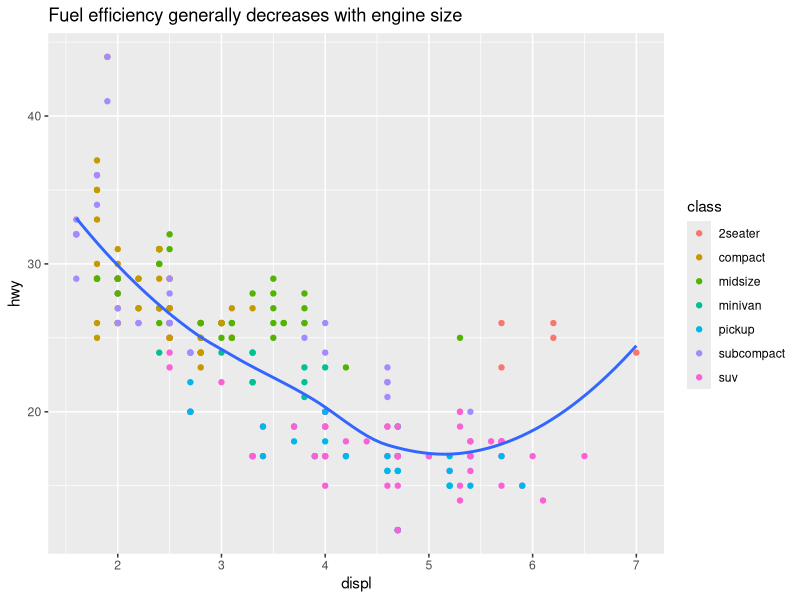
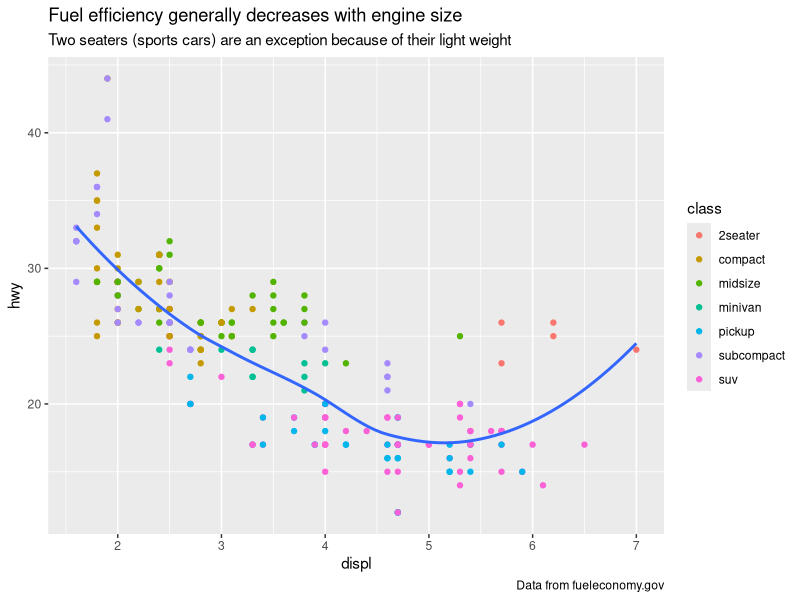
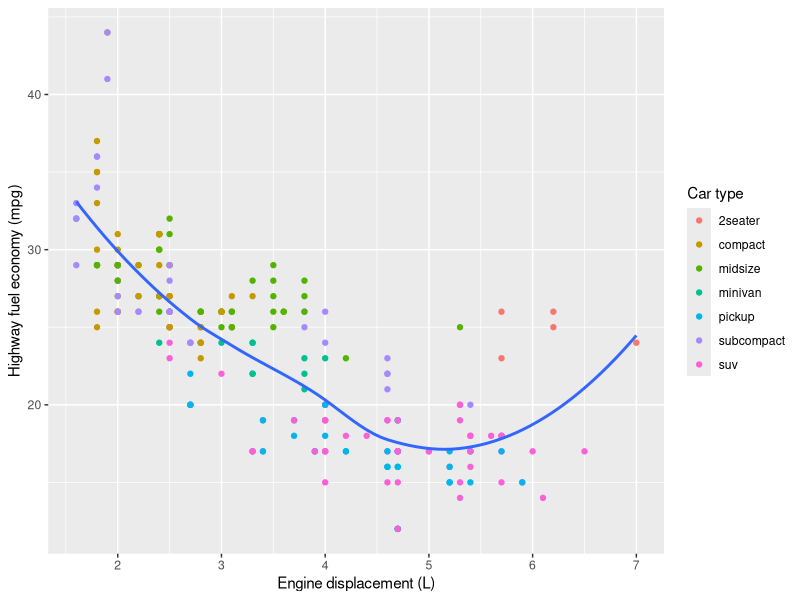
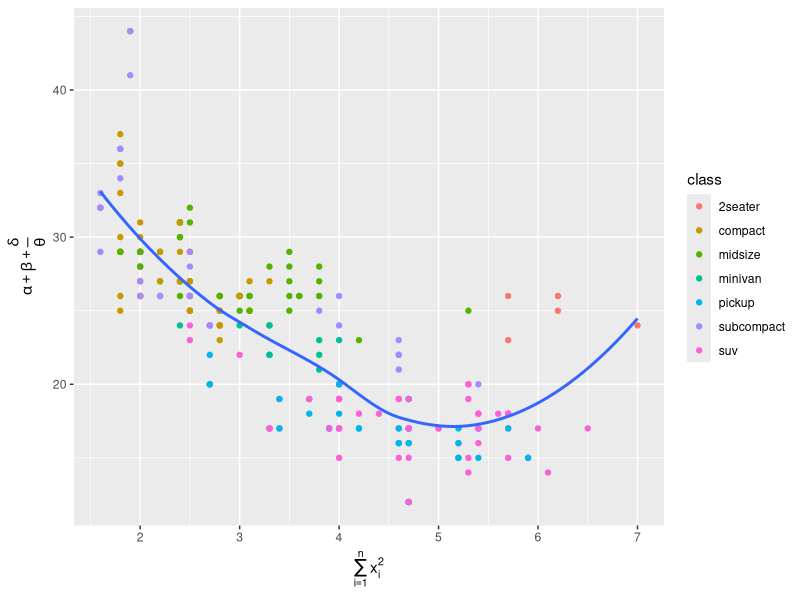
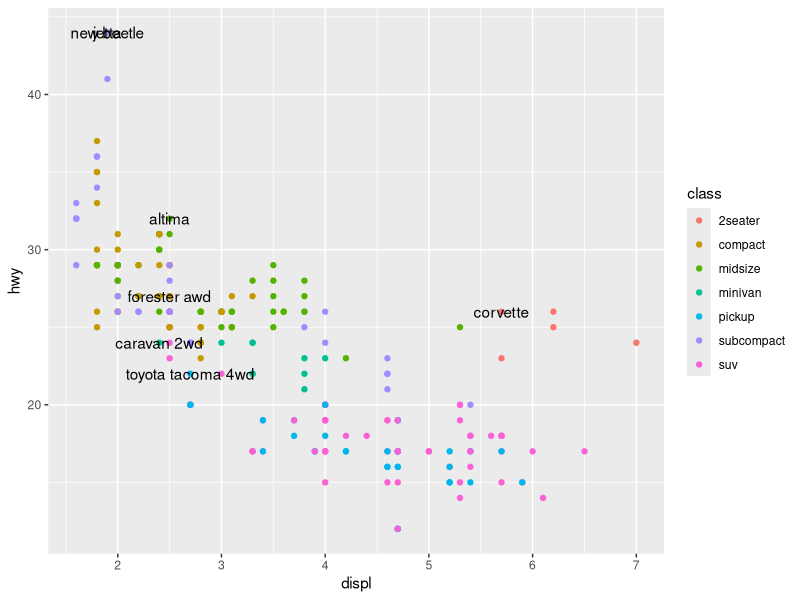
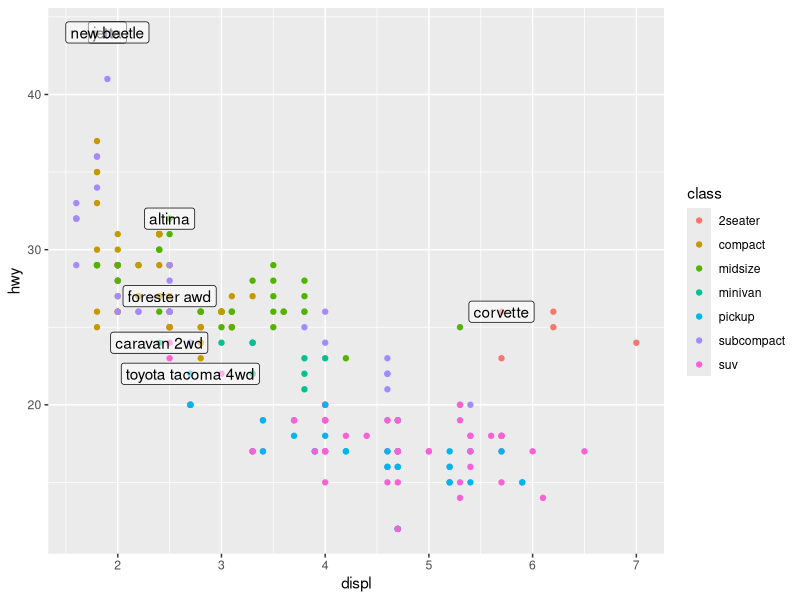
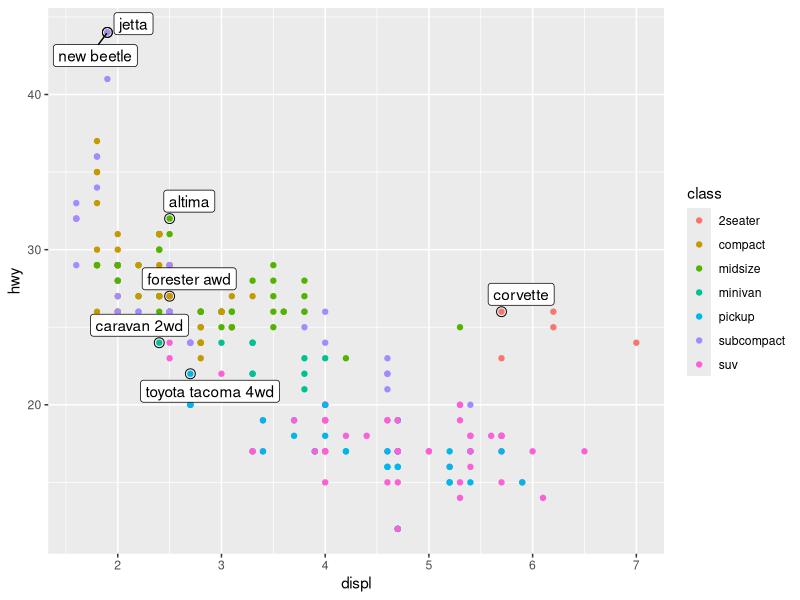
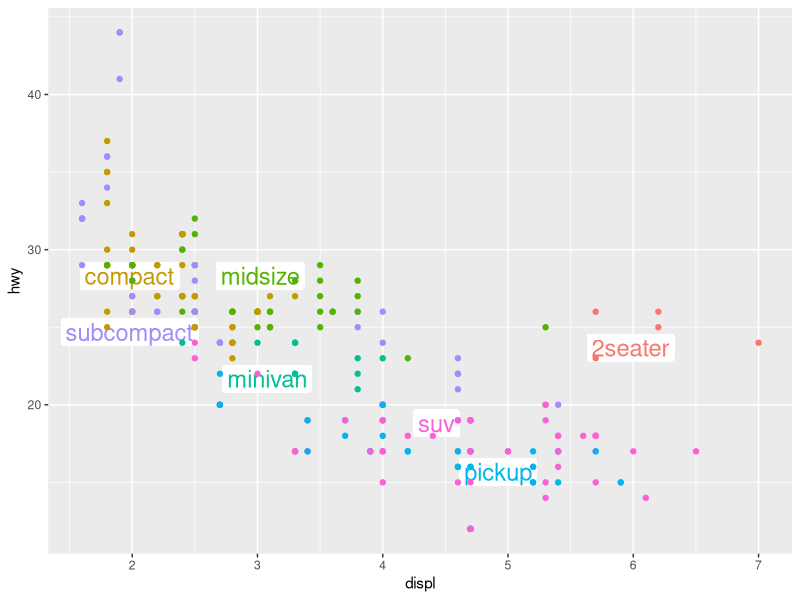

These figures' R source, in order:
############ INTRODUÇÃO
# Precisa comunicar sua compreensão para os outros. Nesse capítulo foca nas ferramentas necessárias para a criação
# de bons gráficos 

########## PRÉ-REQUISITOS
# Neste caṕitulo será dado ênfase mais uma vez no ggplot2. Também será usado um pouco do dplyr para manipulação de 
# dados, e alguns pacotes de extensão de ggplot2, incluindo o ggrepel e viridis.
library(tidyverse)
# install.packages("viridis")
library(viridis)

######### RÓTULO
# O modo mais fácil de começar ao transformar um gráfico exploratório em um gráfico expositório é com bons rótulos.
# Adiciona rótulos com a função labs().
ggplot(mpg, aes(displ, hwy)) +
  geom_point(aes(color = class)) +
  geom_smooth(se = FALSE) +
  labs(
    title = paste(
      "Fuel efficiency generally decreases with",
      "engine size"
    )
  )

# O propósito de um título de gráfico é resumir a descoberta principal.Evitar títulos que só descrevam o que é o 
# gráfico.

# Se pecisar adicionar mais texto, há dois outros rótulos úteis que pode usar em ggplot2 
# subtitle => Insere detalhes adicionais em uma fonte menor abaixo do título.
# caption => Insere texto no canto inferior direito do gráfico, frequentemente usado para descrever a fonte de
# dados:

ggplot(mpg, aes(displ, hwy)) +
  geom_point(aes(color = class)) +
  geom_smooth(se = FALSE) +
  labs(
    title = paste(
      "Fuel efficiency generally decreases with",
      "engine size"),
    
    subtitle = paste(
      "Two seaters (sports cars) are an exception",
      "because of their light weight"),
    
    caption = "Data from fueleconomy.gov"
  )

# Também pode usar labs() para substituir os títulos dos eixos e da legenda. Normalmente é uma boa idéia substituir
# nomes curtos de variáveis por descrições mais detalhadas, e incluir as unidades:
ggplot(mpg, aes(displ, hwy)) +
  geom_point(aes(color = class)) +
  geom_smooth(se = FALSE) +
  labs(
    x = "Engine displacement (L)",
    y = "Highway fuel economy (mpg)",
    colour = "Car type"
  )

# É possível usar equações matemáticas, em vez de strings de texto. Só troque "" por quote()
df <- tibble(
  x = runif(10),
  y = runif(10)
)
ggplot(mpg, aes(displ, hwy)) +
  geom_point(aes(color = class)) +
  geom_smooth(se = FALSE) +
  labs(
    x = quote(sum(x[i] ^ 2, i == 1, n)),
    y = quote(alpha + beta + frac(delta, theta))
  )

################### ANOTAÇÕES
# Além de rotular os componentes principais de seu gráfico, muitas vezes é importante rotular observações 
# individuais ou grupo de observações. A primeira ferramenta que tem à disposição é geom_text()
# geom_text() => É parecida com geom_point(), mas tem uma estética extra: label. Ela possibilita adicionar rótulos
# textuais aos gráficos.

best_in_class <- mpg %>%
  group_by(class) %>%
  filter(row_number(desc(hwy)) == 1)

ggplot(mpg, aes(displ, hwy)) +
  geom_point(aes(color = class)) +
  geom_text(aes(label = model), data = best_in_class)

# Dessa forma é dificil de ler, porque os rótulos se sobrepõem uns aos outros e aos pontos. Podemos deixar as coisas
# um pouco melhores trocando o geom_label(), que desenha um retângulo atrás do texto. Também podemos usar o 
# parâmetro nudge_y para mover os rótulos levemente para cima dos pontos correspondentes:
ggplot(mpg, aes(displ, hwy)) +
  geom_point(aes(color = class)) +
  geom_label(
    aes(label = model),
    data = best_in_class, 
    nudget_y = 2,
    alpha = 0.5
  )

# Esse modo ajuda um pouco, mas se observar de perto o canto superior esquerdo, notará que há dois rótulos
# praticamente um em cima do outro Isso acontece porque a milhagem  de rodovia e o deslocamento paa os melhores
# carros nas categorias compacto e subcompacto são exatamente as mesmas. Não há como corrigir isso aplicando a 
# mesma transformação para cada rótulo. Em vez disso, podemos usar o pacote ggrepel, que ajustará automaicamente
# os rótulos para que não se sobreponham:
ggplot(mpg, aes(displ, hwy)) +
  geom_point(aes(color = class)) +
  geom_point(size = 3, shape = 1, data = best_in_class) +
  ggrepel::geom_label_repel(
    aes(label = model),
    data = best_in_class
  )

# Note outra técnica útil usada aqui: a adição de uma segunda camada de pontos grandes e ocos para destacar os 
# pontos que foi rotulado.

# As vezes é possível usar a mesma ideia para substituir a legenda com rótulos posicionados diretamente no gráfico
# Não é ótimo para esse gráfico, mas não é muito ruim.
# (theme(legend.position = "none")) desabilita a legenda 

class_avg <- mpg %>%
  group_by(class) %>%
  summarize(
    displ = median(displ),
    hwy = median(hwy)
  )

ggplot(mpg, aes(displ, hwy, color = class)) +
  ggrepel::geom_label_repel(aes(label = class),
                            data = class_avg,
                            size = 6,
                            label.size = 0,
                            segment.color = NA
  ) +
  geom_point() +
  theme(legend.position = "none")

# Alteranativamente pode só querer adicionar um único rótulo ao gráfico, mas ainda precisa criar um data frame.
# Talvez queira que o rótulo fque no cant do gráfico, então é conveniente criar um novo data frame summarize()
# para calcular os valores máximos e x e y:
label <- mpg %>%
  summarize(
    displ = max(displ),
    hwy = max(hwy),
    label = paste(
      "Increasing engine size is \nrelated to",
      "decreasing fuel economy."
    )
  )

ggplot(mpg, aes(displ, hwy)) +
  geom_point() +
  geom_text(
    aes(label = label),
    data = label,
    vjust = "top",
    hjust = "right"
  )

# Caso queira colocar o texto exatamente nas bordas do gráfico, use +inf e -Inf. Já que não estamos mais calculando
# posições de mpg, podemos usar o tibble() para criar o data frame:
label <- tibble(
  displ = Inf,
  hwy = Inf,
  label = paste(
    "Increasing engine size is \nrelated to",
    "decreasing fuel economy."
  )
)
ggplot(mpg, aes(displ, hwy)) +
  geom_point() +
  geom_text(
    aes(label = label),
    data = label,
    vjust = "top",
    hjust = "right"
  )


# Nestes exemplos foi quebrado manualmente os rótulos em linhas usando "\n". Outra abordagem é usar 
# stringr::str_wrap() para adicionar quebras de linha automaticamente, dado o número de caracteres que deseja por 
# linha:

"Increasing engine size related to decreasing fuel economy." %>%
  stringr::str_wrap(width = 40) %>%
  writeLines()

# Lembre-se, além de geom_text(), tem muitos outros geoms disponíveis emm ggplot2 para ajudá-lo a anotar seu plot.
# algumas ideias:

# 1) Use o geom_hline() e geom_vline() para adicionar linhas de referência. Frequentemente deixo grossas (size = 2)
# e brancas(color = white), e as desenho abaixo da primeira camada de dados. Isso facilita vê-las sem tirar a 
# atenção dos dados.

# 2) Use o geom_rect() para desenhar um retângulo em volta dos pontos de interesse. Os limites do retêngulo são 
# definidos pelas estéticas xmin, xmax, ymin e ymax.

# 3) Use o geom_segment() com o argumento arrow para chamar a atenção para um ponto com uma flecha. Use as estéticas
# x e y para definir o ponto de início, xend e yend para definir o ponto final.

# O único limite é sua imaginaginação (e a sua paciência para posicionar as anotações de forma a serem 
# estaticamente agradáveis)


################## ESCALAS
# A terceira maneira de tornar seu gráfico melhor para a comunicação é ajustando as escalas.Elas controlam o 
# mapeamento dos valores de dados para coisas que você pode perceber. Normalmente o ggplot2 adiciona escalas 
# automaticamente. Por exemplo, quando digita:
ggplot(mpg, aes(displ, hwy)) +
  geom_point(aes(color = class))

# o ggplot2 adiciona automaticamente escalas nos bastidores:
ggplot(mpg, aes(displ, hwy)) +
  geom_point(aes(color = class)) +
  scale_x_continuous() +
  scale_y_continuous() +
  scale_color_discrete()

# As escalas padrão foram cuidadosamente escolhidas para fazer um bom trabalho para uma ampla gama de entradas.
# Porém pode querer substituí-las por duas razões:

# 1) Ajustar => Alguns dos parâmetros da escala padrão. Isso permite que faça coisas como mudar as quebras nos 
# eixos ou os rótulos principais na legenda.

# 2) Substituir => a escala toda e usar um algoritmo completamente diferente. Muitas vezes pode fazer melhor que o
# padrão, porque conhece mais os dados.

################### MARCAS DOS EIXOS E CHAVES DE LEGENDA
# Há dois argumentos primários que afetam a aparência das marcas nos eixos e as chaves na legenda. breaks e labels

# breaks => Controla a posição das marcas, ou os valores associados às chaves.
# labels => Controla o rótulo de texto associado a cada marca/chave.

# O uso mais comum para breaks é substituir a escolha padrão:
ggplot(mpg, aes(displ, hwy)) +
  geom_point() +
  scale_y_continuous(breaks = seq(15, 40, by = 5))

# Pode usar labels da mesma maneira (um vetor de caracteres do mesmo comprimento de breaks), mas também pode
# Configurá-lo como NULL para suprimir todos os rótulos. Isso é útil para mapas, ou para publicar gráficos em que 
# não pode compartilhar os números absolutos:
ggplot(mpg, aes(displ, hwy)) +
  geom_point() +
  scale_x_continuous(labels = NULL) +
  scale_y_continuous(labels = NULL)

# Também pode usar breaks e labels para controlar a aparência das legendas. Coletivamente, eixos e legendas são 
# chamados de guias. Eixos são usados para as estéticas x e y: legendas são usadas para todo o resto.

# Outro uso do breaks é quando tem relativamente poucos pontos de dados e quer destacar exatamente onde as 
# observações ocorreram. Por exemplo, veja este gráfico que mostra quando cada presidente norte-americano 
# começou e terminou seu mandato:
presidential %>%
  mutate(id = 33 + row_number()) %>%
  ggplot(aes(start, id)) +
  geom_point() +
  geom_segment(aes(xend = end, yend = id)) +
  scale_x_date(
    NULL,
    breaks = presidential$start,
    date_labels = "'%y"
  )

# Perceba que a especificação de breaks e labels para escalas de data e data-hora é um pouco diferente:

# data_labels() => Recebe uma especificação de formato, na mesma forma que parse_datetime().
# date_breaks(não exibido aqui) => Recebe uma string como "2 days" ou "1 month"

#################### LAYOUT DE LEGENDA
# Usará principalmente breaks e labels para ajustar os eixos. Enquanto ambas também funcionam para legendas, há
# algmas outras técnicas que terá mais propensão de usar.

# Para controlar a posição geal da legeda, pecisa usar uma configuração  theme(). Eles controlam as partes sem
# dados do gráfico. A configuração de tema legend.position controla onde a legenda é desenhada:
base <- ggplot(mpg, aes(displ, hwy)) +
  geom_point(aes(color = class))

base + theme(legend.position = "left")
base + theme(legend.position = "top")
base + theme(legend.position = "bottom")
base + theme(legend.position = "right") # The default

# Também pode usar legend.position = "none" para suprimir completamente a exibição da legenda.

# Para controlar a exibição de legendas individuais use guides() junto a guide_legend() ou guide_colorbar(). O
# exemplo a seguir mostra duas configurações importante: controlar o número de linhas que a legenda usa com nrow,
# substituir uma das estéticas para aumentar os pontos. Isso é particularmente útil se usou um alpha baixo para 
# exibir muitos pontos em um gráfico:
ggplot(mpg, aes(displ, hwy)) +
  geom_point(aes(color = class)) +
  geom_smooth(se = FALSE) +
  theme(legend.position = "bottom") +
  guides(
    color = guide_legend(
      nrow = 1,
      override.aes = list(size = 4)
    )
  )
#> `geom_smooth()` using method = 'loess'

############## SUBSTITUINDO UMA ESCALA
# Em vez de só ajustar um pouco os detalhes, pode substituir completamente a escala. Há dois tipos de escala que 
# provavelmente vai querer trocar: escalas de posição contínua e escalas de cor. Felizmente, os mesmos príncipios
# se aplicam a todas as outras estéticas, então, uma vez que tenha dominado posição e cor, será capaz de fazer 
# rapidamente outras substituições de escalas.

# É muito útil fazer gráficos de transformações de sua variável. Por exemplo, como observamos.

ggplot(diamonds, aes(carat, price)) +
  geom_bin2d()
ggplot(diamonds, aes(log10(carat), log10(price))) +
  geom_bin2d()

# Contudo, a desvantagem dessa transformação é que os eixos estão agora rotulados com os valores transformados, 
# dificultando a interpretação do gráfico. Em vez de fazer a transformação no mapeamento estético, podemos fazê-la
# com a escala. Isso é visualmente idêntico, exceto que os eixos estão rotulados com a escala original dos dados:
ggplot(diamonds, aes(carat, price)) +
  geom_bin2d() +
  scale_x_log10() +
  scale_y_log10()

# Outra escala que é frequentemente customizada é a de cor. A escala categórica padrão escolhe cores que são 
# igualmente espaçadas pela roda de cores. Alternativas úteis são as escalas ColorBrewer, que foram ajustadas à 
# mão para funcionarem melhor para pessoas com tipos comuns de daltonismo. Os dois gráficos a seguir se parecem, 
# mas há diferença suficiente nos tons de vermelho e verde para que os pontos à direita possam ser distinguidos 
# mesmo por pessoas com daltonismo vermelho-verde:
ggplot(mpg, aes(displ, hwy)) +
  geom_point(aes(color = drv))

ggplot(mpg, aes(displ, hwy)) +
  geom_point(aes(color = drv)) +
  scale_color_brewer(palette = "Set1")

# Não se esqueça de técnicas simples. Se há apenas algumas cores, pode adicionar um mapeamento redundante com 
# formas. Assim ajudará a garantir que o gráfico seja interpretável também em preto e branco:
ggplot(mpg, aes(displ, hwy)) +
  geom_point(aes(color = drv, shape = drv)) +
  scale_color_brewer(palette = "Set1")

# As escalas ColorBrewer estão documentadas online em http://colorbrewer2.org/ e disponíveis no R através do 
# pacote RColorBrewer. As paletas sequencial(superior) e divergente (inferior) são particularmente úteis se seus
# valores categóricos estiverem ordenados, ou tenham um "meio". Isso surge com frequencia se foi usado cut() para
# transformar uma variável contínua em uma variável categórica.

# Quando tem um mapeamento predefenido entre valores e cores, use scale_color_manual(). Por exemplo, se mapearmos
# os partidos políticos norte-americanos com cores, usaremos o mapeamento padrão de vermelho para Republicanos e 
# Azul para Democratas
presidential %>%
  mutate(id = 33 + row_number()) %>%
  ggplot(aes(start, id, color = party)) +
  geom_point() +
  geom_segment(aes(xend = end, yend = id)) +
  scale_colour_manual(
    values = c(Republican = "red", Democratic = "blue")
  )

# Para cores contínuas, pode usar o scale_color_gradient() ou o scale_fill_gradient(). Se tiver uma escala 
# divergente, pode usar o scale_color_gradient2(). Isso te permite dar, por exemplo, cores diferentes para valores
# positivos e negativos.

# Outra opção é scale_color_viridis(), fornecidas pelo pacote viridis. É uma escala contínua análoga às escalas
# categóricas ColorBrewer.
df <- tibble(
  x = rnorm(10000),
  y = rnorm(10000)
)

ggplot(df, aes(x, y)) +
  geom_hex() +
  coord_fixed()

#> Loading required package: methods
ggplot(df, aes(x, y)) +
  geom_hex() +
  viridis::scale_fill_viridis() +
  coord_fixed()

# Note que todas as escalas de cor vêm em duas variedadess: scale_color_x() e scale_fill_x() para as estéticas
# color e fill, respectivamente (as escalas de cor estão disponíveis tanto com a escrita norte-americana quanto 
# com a britânica)

################### DANDO ZOOM
# Há três maneiras de controlar limites de gráficos

# 1) Ajustando os dados do gráfico
# 2) Configurando limites em cada escala
# 3) Configurando xlim e ylim em coord_cartesian()

# Para dar zoom em uma região do gráfico, geralmente é melhor coord_cartesian(), compare os dois gráficos a seguir:
ggplot(mpg, mapping = aes(displ, hwy)) +
  geom_point(aes(color = class)) +
  geom_smooth() +
  coord_cartesian(xlim = c(5, 7), ylim = c(10, 30))

mpg %>%
  filter(displ >= 5, displ <= 7, hwy >= 10, hwy <= 30) %>%
  ggplot(aes(displ, hwy)) +
  geom_point(aes(color = class)) +
  geom_smooth()

# Geralmente é mais útil se você expandir os limites, por exemplo, para combinar escalas entre gráficos diferentes
# Por exemplo, se extrairmos duas classes de carros e fizermos gráficos delas separadamente, será difícil comparar
# os gráficos, porque todas as três escalas (o eixo x, o eixo y e a estética de cor) têm faixas diferentes:
suv <- mpg %>% filter(class == "suv")
compact <- mpg %>% filter(class == "compact")

ggplot(suv, aes(displ, hwy, color = drv)) +
  geom_point()

ggplot(compact, aes(displ, hwy, color = drv)) +
  geom_point()

# Uma maneira de superar esse problema é compartilhar escalas entre vários gráficos, formatando as escalas com os
# limites de todos os dados:
x_scale <- scale_x_continuous(limits = range(mpg$displ))
y_scale <- scale_y_continuous(limits = range(mpg$hwy))
col_scale <- scale_color_discrete(limits = unique(mpg$drv))

ggplot(suv, aes(displ, hwy, color = drv)) +
  geom_point() +
  x_scale +
  y_scale +
  col_scale

ggplot(compact, aes(displ, hwy, color = drv)) +
  geom_point() +
  x_scale +
  y_scale +
  col_scale

# Nesse casoem particular, poderia ter simplesmente usado facetas, mas essa técnica é geralmente mais útil se, por
# exemplo, quiser espalhar os gráficos por várias páginas de um relatório.

################### TEMAS
# Finalmente, pode customizar os elementos que não são dados do seu gráfico com um tema:
ggplot(mpg, aes(displ, hwy)) +
  geom_point(aes(color = class)) +
  geom_smooth(se = FALSE) +
  theme_bw()

# O ggplot2 inclui oito temas por padrão. Muitos outros estão inclusos em pacotes adicionando como o ggthemes

############### SALVANDO SEUS GRÁFICOS
# Há duas maneiras principais de tirar seus gráficos do R e colocá-los em seu documento final:ggsave() e knitr
# A ggsave() salvará seu gráfico mais recente no disco:
ggplot(mpg, aes(displ, hwy)) + geom_point()

ggsave("my-plot.pdf")
#> Saving 6 x 3.71 in image
# Se não especificar width e height, eles terão as dimensões do dispositivo atual de plotagem.

